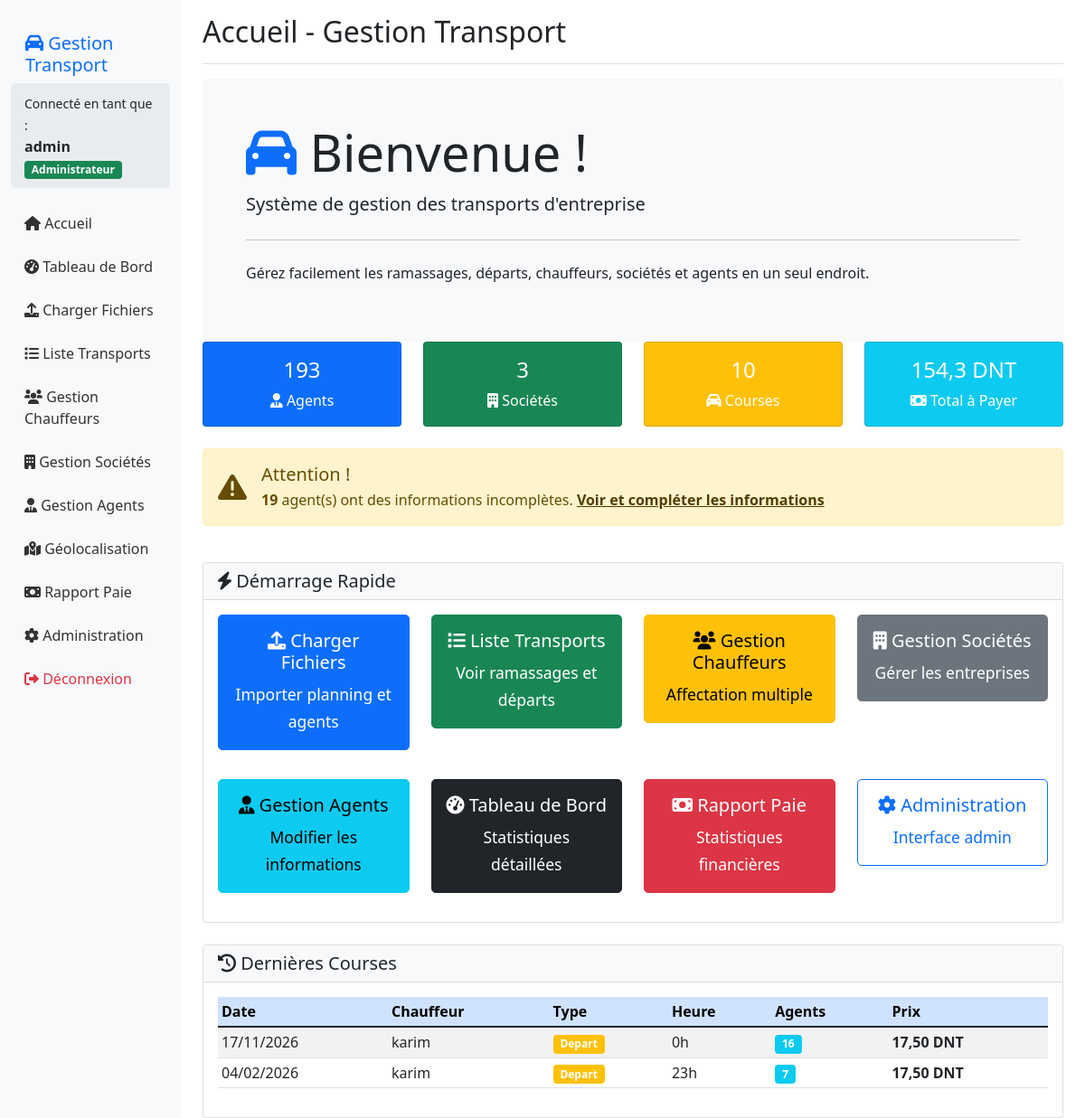
Page / (signed in) on the earlier database version.
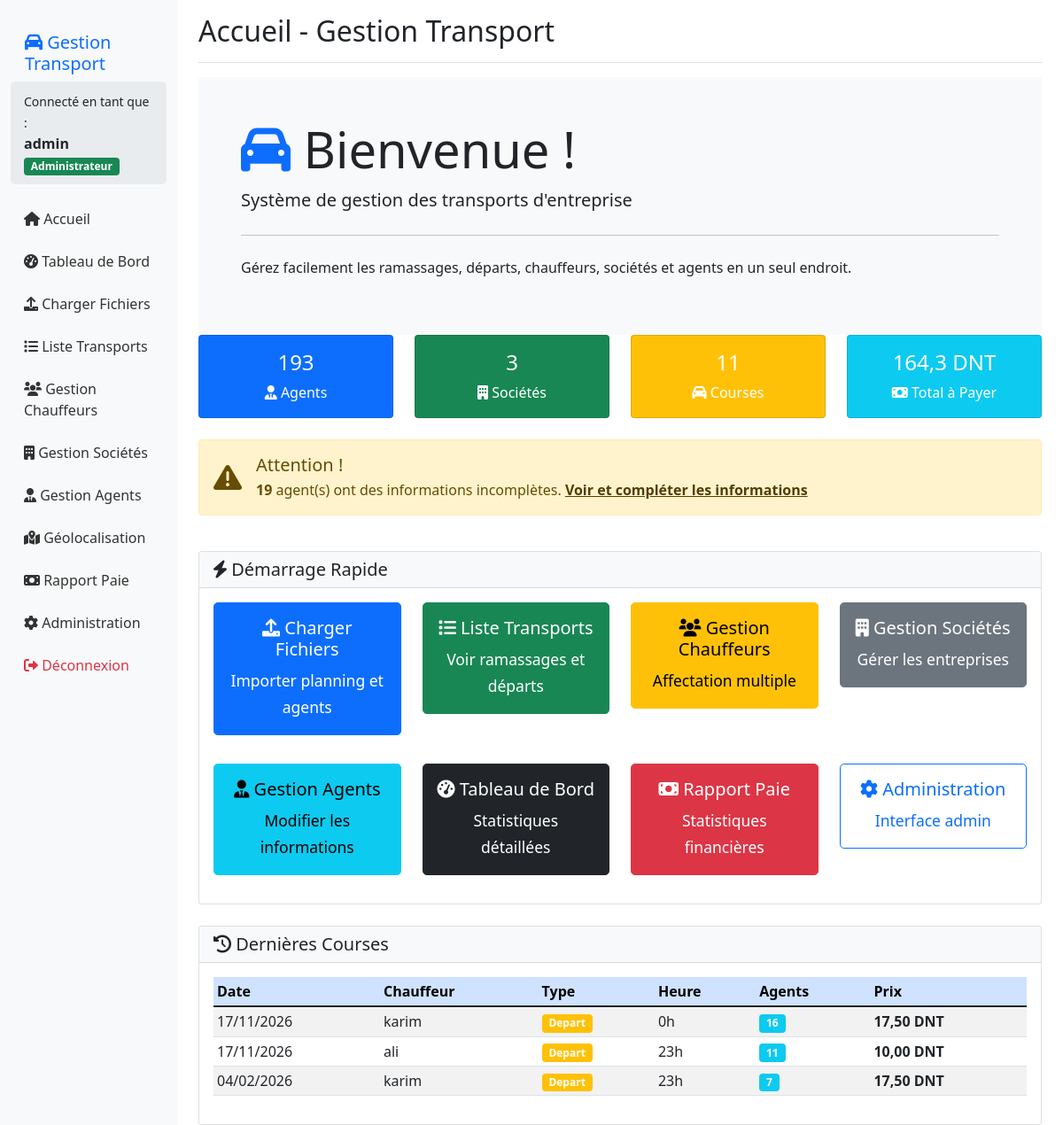
Same page on the later database version.
### gestion/models.py (models this page shows, shortened)
class Course(models.Model):
    chauffeur = models.ForeignKey(Chauffeur, on_delete=models.CASCADE)
    type_transport = models.CharField(max_length=20, choices=[('ramassage', 'Ramassage'), ('depart', 'Depart')])
    heure = models.IntegerField()
    jour = models.CharField(max_length=20)
    date_reelle = models.DateField()
    prix_total = models.DecimalField(max_digits=10, decimal_places=2, default=0.0)
    statut = models.CharField(
        max_length=20,
        default='en_attente',
        choices=[
            ('en_attente', 'En attente'),
            ('terminee', 'Terminée'),
            ('validee', 'Validée'),
            ('annulee', 'Annulée'),
            ('refusee', 'Refusée'),  # AJOUTÉ pour mobile
        ]
    )
    point_depart_latitude = models.FloatField(default=35.8342, blank=True, null=True, verbose_name="Latitude départ")
    point_depart_longitude = models.FloatField(default=10.6296, blank=True, null=True, verbose_name="Longitude départ")
    point_depart_adresse = models.TextField(
        default="rue rabat complexe zaoui sousse 4000",
        blank=True,
        null=True,
        verbose_name="Adresse de départ"
    )
    demande_validation_at = models.DateTimeField(
        blank=True,
        null=True,
        verbose_name="Date de demande validation"
    )
    validee_par = models.ForeignKey(
        settings.AUTH_USER_MODEL,
        on_delete=models.SET_NULL,
        null=True,
        blank=True,
        related_name='courses_validees',
        verbose_name="Validée par"
    )
    validee_at = models.DateTimeField(
        blank=True,
        null=True,
        verbose_name="Date de validation"
    )
    notes_validation = models.TextField(
        blank=True,
        null=True,
        verbose_name="Notes de validation"
    )
    created_at = models.DateTimeField(default=timezone.now)
    notes_validation = models.TextField(blank=True, null=True)  # AJOUTÉ
    demande_validation_at = models.DateTimeField(blank=True, null=True)  # AJOUTÉ
    validee_at = models.DateTimeField(blank=True, null=True)  # AJOUTÉ
    class Meta:
        verbose_name = "Course"
        verbose_name_plural = "Courses"
        unique_together = ['chauffeur', 'heure', 'type_transport', 'jour', 'date_reelle']

class Chauffeur(models.Model):
    TYPE_CHOICES = [
        ('taxi', 'Taxi'),
        ('prive', 'Chauffeur Privé'),
        ('societe', 'Chauffeur Société'),
    ]
    super_chauffeur = models.BooleanField(
        default=False,
        verbose_name="Super chauffeur (peut voir tous les chauffeurs)",
        help_text="Si coché, ce chauffeur peut voir tous les chauffeurs et leurs courses"
    )
    nom = models.CharField(max_length=200)
    type_chauffeur = models.CharField(max_length=20, choices=TYPE_CHOICES, default='prive')
    telephone = models.CharField(max_length=20)
    numero_identite = models.CharField(max_length=50, blank=True, null=True)
    numero_voiture = models.CharField(max_length=50, blank=True, null=True)
    societe = models.CharField(max_length=100, blank=True, null=True)
    adresse = models.TextField(blank=True, null=True, verbose_name="Adresse complète")
    email = models.EmailField(blank=True, null=True, verbose_name="Adresse email")
    prix_course_par_defaut = models.DecimalField(max_digits=10, decimal_places=2, default=10.0)
    actif = models.BooleanField(default=True)
    created_at = models.DateTimeField(default=timezone.now)
    mobile_password = models.CharField(
        max_length=255,
        blank=True,
        null=True,
        verbose_name="Mot de passe mobile",
        help_text="Mot de passe pour l'application mobile (sera automatiquement hashé en SHA256)"
    )
    statut = models.CharField(max_length=20, default='actif', choices=[
        ('actif', 'Actif'),
        ('inactif', 'Inactif'),
        ('en_conge', 'En congé'),
    ])
    super_chauffeur = models.BooleanField(default=False, verbose_name="Super chauffeur")
    class Meta:
        verbose_name = "Chauffeur"
        verbose_name_plural = "Chauffeurs"
        ordering = ['nom']

### gestion/views.py (the view)
# urls.py: path('', views.index, name='index'),
@login_required
def index(request):
    total_agents = Agent.objects.count()
    total_affectations = Affectation.objects.count()
    total_courses = Course.objects.count()
    total_chauffeurs = Chauffeur.objects.filter(actif=True).count()
    total_societes = Societe.objects.count()
    agents_incomplets = Agent.objects.filter(
        Q(adresse__in=['Adresse à compléter', 'Adresse non renseignee', '']) |
        Q(telephone__in=['00000000', 'Telephone non renseigne', '']) |
        (Q(societe__isnull=True) & (Q(societe_texte__in=['', 'Société à compléter', 'Societe non renseignee']) | Q(societe_texte__isnull=True)))
    ).count()
    total_a_payer = Course.objects.aggregate(
        total=Sum('prix_total')
    )['total'] or 0
    trois_jours = datetime.now() - timedelta(days=3)
    courses_recentes = Course.objects.filter(
        date_reelle__gte=trois_jours
    ).order_by('-date_reelle')[:5]
    context = {
        'total_agents': total_agents,
        'total_affectations': total_affectations,
        'total_courses': total_courses,
        'total_chauffeurs': total_chauffeurs,
        'total_societes': total_societes,
        'total_a_payer': total_a_payer,
        'agents_incomplets': agents_incomplets,
        'courses_recentes': courses_recentes,
    }
    return render(request, 'gestion/index.html', context)

### templates/gestion/index.html (shortened to what the changed rows need)
{% extends 'gestion/base.html' %}
{% block page_title %}Accueil - Gestion Transport{% endblock %}
{% block content %}
<div class="row">
    <div class="col-12">
        <div class="jumbotron bg-light p-5 rounded">
            <h1 class="display-4"><i class="fas fa-car text-primary"></i> Bienvenue !</h1>
        </div>
    </div>
</div>
<div class="row">
    <div class="col-md-3 mb-4">
        <div class="card text-white bg-warning">
            <div class="card-body text-center">
                <h4 class="card-title">{{ total_courses }}</h4>
                <p class="card-text"><i class="fas fa-car"></i> Courses</p>
            </div>
        </div>
    </div>
    <div class="col-md-3 mb-4">
        <div class="card text-white bg-info">
            <div class="card-body text-center">
                <h4 class="card-title">{{ total_a_payer|floatformat:1 }} DNT</h4>
                <p class="card-text"><i class="fas fa-money-bill"></i> Total à Payer</p>
            </div>
        </div>
    </div>
</div>
<div class="row mt-4">
    <div class="col-12">
        <div class="card">
            <div class="card-body">
                {% if courses_recentes %}
                    <div class="table-responsive">
                        <table class="table table-striped table-sm">
                            <thead class="table-primary">
                                <tr>
                                    <th>Date</th>
                                    <th>Chauffeur</th>
                                    <th>Type</th>
                                    <th>Heure</th>
                                    <th>Agents</th>
                                    <th>Prix</th>
                                </tr>
                            </thead>
                            <tbody>
                                {% for course in courses_recentes %}
                                <tr>
                                    <td>{{ course.date_reelle|date:"d/m/Y" }}</td>
                                    <td>{{ course.chauffeur.nom }}</td>
                                    <td>
                                        <span class="badge {% if course.type_transport == 'ramassage' %}bg-success{% else %}bg-warning{% endif %}">
                                            {{ course.get_type_transport_display }}
                                        </span>
                                    </td>
                                    <td>{{ course.heure }}h</td>
                                    <td>
                                        <span class="badge bg-info">{{ course.affectation_set.count }}</span>
                                    </td>
                                    <td><strong>{{ course.prix_total }} DNT</strong></td>
                                </tr>
                                {% endfor %}
                            </tbody>
                        </table>
                    </div>
                {% else %}
                    <p class="text-muted text-center">Aucune course récente</p>
                {% endif %}
            </div>
        </div>
    </div>
</div>
{% endblock %}

Differences in the rows shown:
added Course: date_reelle "17/11/2026", chauffeur.nom "ali", type_transport "Depart", heure "23", affectation_set.count "11", prix_total "10,00"
Other differences:
{{ total_courses }}: "10" → "11"
{{ total_a_payer|floatformat:1 }}: "154,3" → "164,3"
